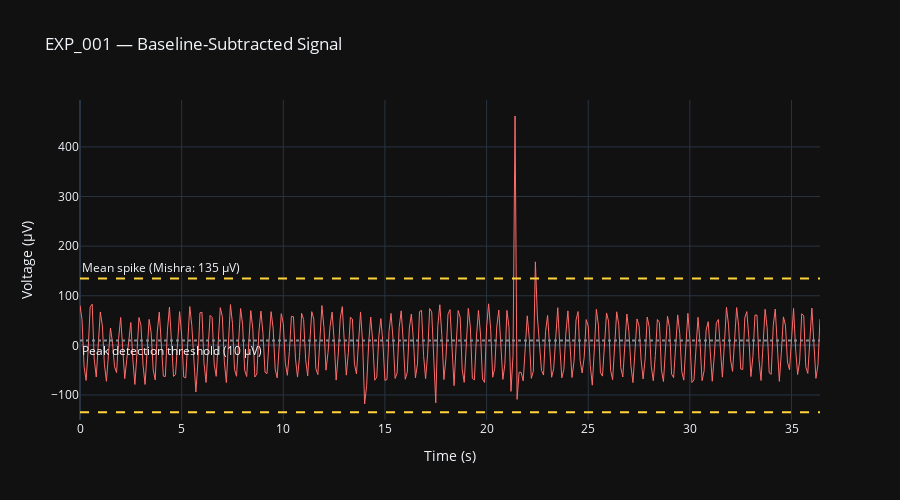

Write notebook code for a chart like this one.
### Markdown cell above
## 3. Signal in microvolts (baseline-subtracted)

Subtract the DC offset to see deviations from baseline — this is where spikes would appear.

### Code cell
baseline = np.mean(raw_uv)
centered_uv = raw_uv - baseline

fig2 = go.Figure()

fig2.add_trace(go.Scatter(
    x=t, y=centered_uv,
    mode="lines",
    name="Centered signal",
    line=dict(color="#ff6b6b", width=1),
))

# Reference lines for expected spike thresholds
fig2.add_hline(y=135, line_dash="dash", line_color="#ffd43b",
               annotation_text="Mean spike (Mishra: 135 µV)", annotation_position="top left")
fig2.add_hline(y=-135, line_dash="dash", line_color="#ffd43b")
fig2.add_hline(y=10, line_dash="dot", line_color="#868e96",
               annotation_text="Peak detection threshold (10 µV)", annotation_position="bottom left")

fig2.update_layout(
    title="EXP_001 — Baseline-Subtracted Signal",
    xaxis_title="Time (s)",
    yaxis_title="Voltage (µV)",
    template="plotly_dark",
    height=500,
    hovermode="x unified",
)

fig2.show()

### Figure 1 — Plotly figure (JSON) as saved in the notebook; plotly's stock layout.template omitted (floating-point values rounded to 4 significant figures; data arrays with more than 128 entries replaced by an {"elided": "..."} marker saying what was removed)
{"data": [{"line": {"color": "#ff6b6b", "width": 1}, "mode": "lines", "name": "Centered signal", "type": "scatter", "x": {"elided": "365 float values"}, "y": {"elided": "365 float values"}}], "layout": {"annotations": [{"showarrow": false, "text": "Mean spike (Mishra: 135 µV)", "x": 0, "xanchor": "left", "xref": "x domain", "y": 135, "yanchor": "bottom", "yref": "y"}, {"showarrow": false, "text": "Peak detection threshold (10 µV)", "x": 0, "xanchor": "left", "xref": "x domain", "y": 10, "yanchor": "top", "yref": "y"}], "height": 500, "hovermode": "x unified", "shapes": [{"line": {"color": "#ffd43b", "dash": "dash"}, "type": "line", "x0": 0, "x1": 1, "xref": "x domain", "y0": 135, "y1": 135, "yref": "y"}, {"line": {"color": "#ffd43b", "dash": "dash"}, "type": "line", "x0": 0, "x1": 1, "xref": "x domain", "y0": -135, "y1": -135, "yref": "y"}, {"line": {"color": "#868e96", "dash": "dot"}, "type": "line", "x0": 0, "x1": 1, "xref": "x domain", "y0": 10, "y1": 10, "yref": "y"}], "title": {"text": "EXP_001 — Baseline-Subtracted Signal"}, "xaxis": {"title": {"text": "Time (s)"}}, "yaxis": {"title": {"text": "Voltage (µV)"}}}}
